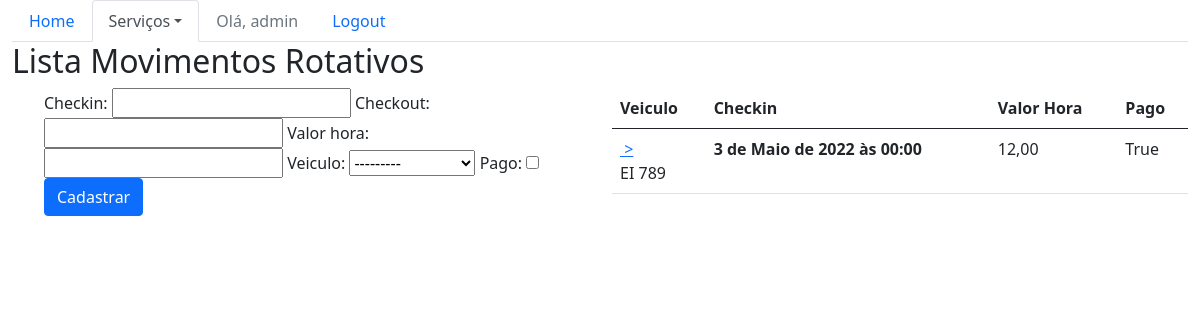
Page /sistema/mov-rot/ (signed in) on the committed database.
### core/models.py (models this page shows, shortened)
class MovRotativo(models.Model):
    checkin = models.DateTimeField(auto_now=False)
    checkout = models.DateTimeField(auto_now=False, null=True, blank=True)
    valor_hora = models.DecimalField(max_digits=5, decimal_places=2)
    veiculo = models.ForeignKey(Veiculo, on_delete=models.CASCADE)
    pago = models.BooleanField(default=False)

class Veiculo(models.Model):
    marca = models.ForeignKey(Marca, on_delete=models.CASCADE)
    proprietario = models.ForeignKey(Pessoa, on_delete=models.CASCADE)
    placa = models.CharField(max_length=20)
    cor = models.CharField(max_length=15)
    observacoes = models.TextField(max_length=200)
    def __str__(self):
        return self.marca.nome + '-' + self.placa

### core/views.py (the view)
# urls.py: path("mov-rot/", lista_movrotativos ,name='core_lista_movrotativos'),
@login_required
def lista_movrotativos(request):
    mov_rot = MovRotativo.objects.all()
    form = MovrotativoForm()
    return render(request, 'core/lista_movrotativos.html', {'mov_rot': mov_rot, 'form': form})

### core/forms.py
class MovrotativoForm(ModelForm):
    class Meta:
        model = MovRotativo
        fields= ['checkin','checkout','valor_hora','veiculo','pago']

### core/templates/core/lista_movrotativos.html (shortened to what this page needs)
{% extends 'base.html' %}
{% load bootstrap %}
{%block menu%}
    <ul class="nav nav-tabs">
        <li class="nav-item">
          <a class="nav-link " href="{% url 'core_home' %}">Home</a>
        </li>
        <li class="nav-item dropdown">
          <a class="nav-link dropdown-toggle active" data-toggle="dropdown" href="#" role="button" aria-haspopup="true" aria-expanded="false">Serviços</a>
        </li>
        {%if user.is_authenticated %}
        <li class="nav-item ">
          <a class="nav-link disabled" href="">Olá, {{user}}</a>
        </li>
        <li class="nav-item">
          <a class="nav-link" href="{% url 'logout' %}">Logout</a>
        </li>
        {% else %}
        <li class="nav-item">
          <a class="nav-link" href="{% url 'login' %}">Login</a>
        </li>
        {% endif %}
    </ul>
{%endblock%}
{%block main%}
<div class="row">
    <div class="col-12">
        <h2> Lista Movimentos Rotativos</h2>
    </div>
</div>
<div class="row">
    <div class="col-sm-6">
        <ul>
            <form action="{% url 'core_movrotativo_novo' %}" method="post">
                {{form|bootstrap}}
            <br>
                <button type="submit" class="btn btn-primary">Cadastrar</button>
            </form>
        </ul>
    </div>
    <div class="col-sm-6">
        <table class="table">
            <thead class= "thead-dark">
              <tr>
                <th scope="col">Veiculo</th>
                <th scope="col">Checkin</th>
                <th scope="col">Valor Hora</th>
                <th scope="col">Pago</th>
              </tr>
            </thead>
            <tbody>
                {% for mov in mov_rot %}
              <tr>
                <td><a href="{% url 'core_movrotativo_update' mov.id %}" style="display:block;">&nbsp;></a>{{mov.veiculo.placa}}</td>
                <th scope="row" >{{mov.checkin}}</th>
                <td>{{mov.valor_hora}}</td>
                <td>{{mov.pago}}</td>
              </tr>
                {%endfor%}
            </tbody>
          </table>
    </div>
</div>
{%endblock%}

### rows in the picture
MovRotativo: veiculo.placa "EI 789", checkin "3 de Maio de 2022 às 00:00", valor_hora "12,00", pago "True"

### other values in the picture
{{ user }} "admin"
